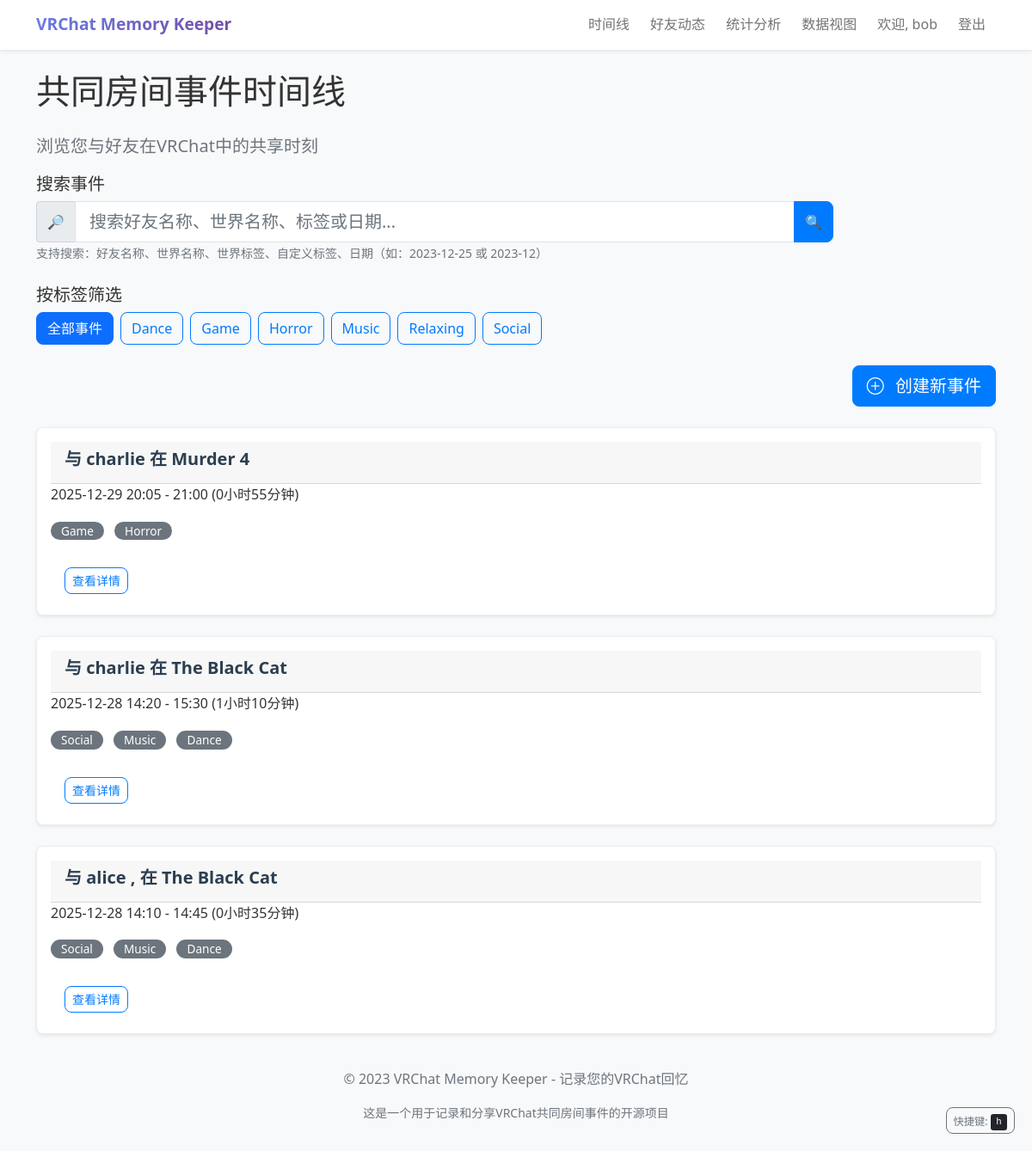
The app's page / (signed in) with its own data.
### app.py (models this page shows)
class User(UserMixin, db.Model):
    id = db.Column(db.Integer, primary_key=True)
    username = db.Column(db.String(80), unique=True, nullable=False)
    password_hash = db.Column(db.String(120), nullable=False)
    events = db.relationship('SharedEvent', backref='user', lazy=True)
    friends = db.relationship(
        'User',
        secondary='user_friends',
        primaryjoin='user_friends.c.user_id == User.id',
        secondaryjoin='user_friends.c.friend_id == User.id',
        backref=db.backref('friended_by', lazy='dynamic'),
        lazy='dynamic'
    )

class SharedEvent(db.Model):
    id = db.Column(db.Integer, primary_key=True)
    user_id = db.Column(db.Integer, db.ForeignKey('user.id'), nullable=False)
    world_id = db.Column(db.Integer, db.ForeignKey('world.id'), nullable=False)
    event_group_id = db.Column(
        db.Integer,
        db.ForeignKey('event_group.id'),
        nullable=True)  # 关联事件组
    friend_name = db.Column(db.String(80), nullable=False)
    start_time = db.Column(db.DateTime, nullable=False)
    end_time = db.Column(db.DateTime)
    duration = db.Column(db.Integer)  # 持续时间（秒）
    notes = db.Column(db.Text, nullable=True)  # 事件备注
    privacy = db.Column(db.String(20), default='public')
    custom_tags = db.relationship(
        'EventTag',
        backref='event',
        lazy=True,  # 懒加载
        cascade='all, delete-orphan'  # 级联删除
    )
    participants = db.relationship(
        'User',
        secondary='event_participants',
        backref=db.backref('participated_events', lazy='dynamic'),
        lazy='dynamic'
    )
    sync_hash = db.Column(db.String(100))  # 同步哈希，用于识别真正的共同事件
    sync_status = db.Column(db.String(20), default='pending')  # 同步状态：pending, syncing, synced
    last_synced_at = db.Column(db.DateTime)  # 最后同步时间
    sync_comments = db.relationship(
        'EventComment',
        backref='sync_event',
        primaryjoin='and_(SharedEvent.id == EventComment.event_id, EventComment.is_sync_comment == True)',
        lazy='dynamic'
    )

class World(db.Model):
    id = db.Column(db.Integer, primary_key=True)
    world_name = db.Column(db.String(200), nullable=False)
    world_id = db.Column(db.String(100), unique=True)
    tags = db.Column(db.Text)  # 以逗号分隔的标签字符串
    events = db.relationship('SharedEvent', backref='world', lazy=True)

### app.py (the view, shortened to what this page needs)
@app.route('/')
@login_required
def index():
    all_unique_tags = get_all_unique_tags()
    selected_tag = request.args.get('tag')
    from sqlalchemy import or_
    query = SharedEvent.query.filter(
        or_(
            SharedEvent.user_id == current_user.id,
            SharedEvent.participants.contains(current_user)
        )
    )
    filtered_query = filter_events_by_tag(query, selected_tag)
    search_query = request.args.get('search')
    start_date = None
    end_date = None
    if start_date:
        from datetime import datetime
        filtered_query = filtered_query.filter(
            SharedEvent.start_time >= start_date)
    if end_date:
        from datetime import timedelta
        end_datetime = end_date + timedelta(days=1)
        filtered_query = filtered_query.filter(
            SharedEvent.start_time < end_datetime)
    events = filtered_query.order_by(SharedEvent.start_time.desc()).all()
    return render_template(
        'index.html',
        events=events,
        all_tags=all_unique_tags,
        selected_tag=selected_tag,
        search_query=search_query
    )

### app.py (called while the page is built, shortened)
@login_manager.user_loader
def load_user(user_id):
    return User.query.get(int(user_id))

def get_all_unique_tags():
    world_tags = set()
    worlds = World.query.all()
    for world in worlds:
        if world.tags:
            for tag in world.tags.split(','):
                world_tags.add(tag.strip())
    event_tags = set()
    all_event_tags = EventTag.query.all()
    for tag in all_event_tags:
        event_tags.add(tag.tag_name)
    return sorted(list(world_tags.union(event_tags)))

def filter_events_by_tag(event_query, selected_tag):
    if not selected_tag:
        return event_query

@app.before_request
def before_request():
    global _db_initialized
    if not _db_initialized:
        init_db()
        _db_initialized = True

### templates/index.html (shortened to what this page needs)
{% extends 'base.html' %}
{% block content %}
    <header class="page-header" role="banner">
        <h1 class="mb-4">共同房间事件时间线</h1>
        <p class="lead text-muted">浏览您与好友在VRChat中的共享时刻</p>
    </header>
    <section class="search-section mb-4" role="search" aria-labelledby="search-heading">
        <h2 id="search-heading" class="h5">搜索事件</h2>
        <form method="GET" action="{{ url_for('index') }}" class="search-form" aria-label="事件搜索表单">
            <div class="row g-3">
                <div class="col-md-10">
                    <div class="input-group">
                        <span class="input-group-text">
                            <span aria-hidden="true">🔎</span>
                        </span>
                        <input type="text" class="form-control form-control-lg" name="search"
                               placeholder="搜索好友名称、世界名称、标签或日期..."
                               aria-describedby="search-help"
                               value="{{ search_query or '' }}"
                               autocomplete="off">
                        <button type="submit" class="btn btn-primary"
                                aria-label="执行搜索">
                            <span aria-hidden="true">🔍</span>
                        </button>
                    </div>
                    <small id="search-help" class="form-text text-muted">
                        支持搜索：好友名称、世界名称、世界标签、自定义标签、日期（如：2023-12-25 或 2023-12）
                    </small>
                </div>
            </div>
        </form>
    </section>
    <section class="tag-filter-section mb-4" role="region" aria-labelledby="filter-heading">
        <h2 id="filter-heading" class="h5">按标签筛选</h2>
        <div class="filter-controls" role="toolbar" aria-label="标签筛选工具">
            <div class="d-flex flex-wrap gap-2" role="list" aria-label="筛选标签列表">
                {% if selected_tag %}
                    <a href="{{ url_for('index') }}" class="btn btn-primary" role="button"
                           aria-label="显示全部事件" aria-pressed="false">
                            全部事件
                        </a>
                {% else %}
                    <a href="{{ url_for('index') }}" class="btn btn-outline-primary active" role="button"
                           aria-label="显示全部事件（当前选中）" aria-pressed="true">
                            全部事件
                        </a>
                {% endif %}
                {% if all_tags %}
                    {% for tag in all_tags %}
                        {% if selected_tag == tag %}
                            <a href="{{ url_for('index', tag=tag) }}" class="btn btn-primary" role="button"
                               aria-label="筛选标签：{{ tag }}（当前选中）" aria-pressed="true">
                                {{ tag }}
                            </a>
                        {% else %}
                            <a href="{{ url_for('index', tag=tag) }}" class="btn btn-outline-primary" role="button"
                               aria-label="筛选标签：{{ tag }}" aria-pressed="false">
                                {{ tag }}
                            </a>
                        {% endif %}
                    {% endfor %}
                {% else %}
                    <span class="text-muted" aria-live="polite">暂无可用标签</span>
                {% endif %}
            </div>
        </div>
    </section>
    <section class="actions-section mb-4" role="toolbar" aria-label="事件操作工具">
        <div class="d-flex justify-content-end gap-2">
            <button type="button"
               class="btn btn-primary btn-lg"
               data-bs-toggle="modal"
               data-bs-target="#createEventModal"
               aria-label="创建新事件">
                <i class="bi bi-plus-circle me-2"></i> 创建新事件
            </button>
        </div>
    </section>
    <section class="events-section" role="region" aria-labelledby="events-heading">
        {% if events %}
            <div class="row" role="list" aria-label="共同房间事件列表">
                {% for event in events %}
                    <div class="col-lg-12" role="listitem">
                        <article class="card event-card shadow-sm">
                            <div class="card-body">
                                <header class="card-header">
                                    <h3 class="card-title h5">
                                        {% if current_user.username == event.friend_name %}
                                            与
                                            {% for participant in event.participants %}
                                                {% if participant.username != current_user.username %}
                                                    <span class="friend-name">{{ participant.username }}</span>
                                                    {% if not loop.last %}, {% endif %}
                                                {% endif %}
                                            {% endfor %}
                                            在 <span class="world-name">{{ event.world.world_name }}</span>
                                        {% else %}
                                            与 <span class="friend-name">{{ event.friend_name }}</span>
                                            在 <span class="world-name">{{ event.world.world_name }}</span>
                                        {% endif %}
                                    </h3>
                                </header>
                                <div class="card-content">
                                    <p class="card-text event-time">
                                        <time datetime="{{ event.start_time.isoformat() }}">
                                            {{ event.start_time.strftime('%Y-%m-%d %H:%M') }}
                                        </time>
                                        -
                                        <time datetime="{{ event.end_time.isoformat() }}">
                                            {{ event.end_time.strftime('%H:%M') }}
                                        </time>
                                        <span class="duration">
                                            ({{ (event.duration // 3600) }}小时{{ (event.duration % 3600) // 60 }}分钟)
                                        </span>
                                    </p>
                                    {% if event.world.tags %}
                                        <div class="world-tags mb-2">
                                            {% for tag in event.world.tags.split(',') %}
                                                <span class="badge bg-secondary tag" aria-label="世界标签：{{ tag.strip() }}">
                                                    {{ tag.strip() }}
                                                </span>
                                            {% endfor %}
                                        </div>
                                    {% endif %}
                                </div>
                                <footer class="card-footer bg-transparent border-0 pt-3">
                                    <div class="d-flex gap-2" role="group" aria-label="事件操作">
                                        <a href="{{ url_for('event_detail', event_id=event.id) }}"
                                           class="btn btn-outline-primary btn-sm"
                                           aria-label="查看事件 {{ event.friend_name }} 在 {{ event.world.world_name }} 的详细信息">
                                            查看详情
                                        </a>
                                    </div>
                                </footer>
                            </div>
                        </article>
                    </div>
                {% endfor %}
            </div>
        {% endif %}
    </section>
{% endblock %}

### templates/base.html (shortened to what this page needs)
<!DOCTYPE html>
<html lang="zh-CN">
<head>
    <link href="https://cdn.jsdelivr.net/npm/bootstrap@5.1.3/dist/css/bootstrap.min.css" rel="stylesheet">
    <link href="https://cdn.jsdelivr.net/npm/bootstrap-icons@1.10.5/font/bootstrap-icons.css" rel="stylesheet">
    <link href="{{ url_for('static', filename='css/main.css') }}" rel="stylesheet">
</head>
<body>
    <header role="banner">
        <nav class="navbar navbar-expand-lg navbar-light bg-white shadow-sm" role="navigation" aria-label="主导航">
            <div class="container">
                <a class="navbar-brand" href="{{ url_for('index') }}" aria-label="VRChat记忆记录器首页">
                    VRChat Memory Keeper
                </a>
                <div class="collapse navbar-collapse" id="navbarNav">
                    <div class="navbar-nav ms-auto" role="menubar">
                        {% if current_user.is_authenticated %}
                            <a class="nav-link" href="{{ url_for('index') }}" role="menuitem" aria-label="查看时间线">
                                时间线
                            </a>
                            <a class="nav-link" href="{{ url_for('friends_feed') }}" role="menuitem" aria-label="查看好友动态">
                                好友动态
                            </a>
                            <a class="nav-link" href="{{ url_for('stats') }}" role="menuitem" aria-label="查看统计分析">
                                统计分析
                            </a>
                            <a class="nav-link" href="{{ url_for('visualization_page') }}" role="menuitem" aria-label="查看数据视图">
                                数据视图
                            </a>
                            <span class="nav-link" role="status" aria-label="当前用户">
                                欢迎, {{ current_user.username }}
                            </span>
                            <a class="nav-link" href="{{ url_for('logout') }}" role="menuitem" aria-label="退出登录">
                                登出
                            </a>
                        {% endif %}
                    </div>
                </div>
            </div>
        </nav>
    </header>
    <main class="main-content" role="main">
        <div class="container mt-4">
            {% block content %}{% endblock %}
        </div>
    </main>
    <footer class="footer mt-auto py-3 bg-light" role="contentinfo">
        <div class="container">
            <div class="text-center text-muted">
                <p>© 2023 VRChat Memory Keeper - 记录您的VRChat回忆</p>
                <p class="small">这是一个用于记录和分享VRChat共同房间事件的开源项目</p>
            </div>
        </div>
    </footer>
</body>
</html>

### static/css/main.css (style rules this page uses)
body { font-family: 'Segoe UI', Tahoma, Geneva, Verdana, sans-serif; background-color: #f8f9fa; color: #333; line-height: 1.6; }
.navbar { box-shadow: 0 2px 4px rgba(0,0,0,0.1); transition: all 0.3s ease; }
.navbar-brand { font-weight: 600; font-size: 1.2rem; background: linear-gradient(135deg, #667eea 0%, #764ba2 100%); -webkit-background-clip: text; -webkit-text-fill-color: transparent; background-clip: text; }
.navbar-nav .nav-link { position: relative; transition: all 0.3s ease; padding: 0.5rem 1rem; margin: 0 0.25rem; border-radius: 8px; }
.event-card { margin-bottom: 1.5rem; transition: transform 0.2s, box-shadow 0.2s; border-radius: 8px; overflow: hidden; }
.card-title { font-weight: 600; color: #2c3e50; margin-bottom: 0.5rem; }
.tag { margin-right: 0.5rem; margin-bottom: 0.5rem; border-radius: 12px; padding: 0.25rem 0.75rem; font-size: 0.85rem; font-weight: 500; }
.btn { border-radius: 8px; font-weight: 500; transition: all 0.2s; }
.btn-primary { background-color: #007bff; border-color: #007bff; }
.btn-outline-primary { border-color: #007bff; color: #007bff; }
.form-control { border-radius: 8px; border: 1px solid #dee2e6; transition: border-color 0.2s, box-shadow 0.2s; }
.card { border: 1px solid #e9ecef; border-radius: 8px; }
.event-card { animation: fadeIn 0.5s ease forwards; }
.event-card:nth-child(1) { animation-delay: 0.1s; }

### records on screen
User: username "bob"
SharedEvent: friend_name "charlie", world.world_name "Murder 4", start_time "2025-12-29 20:05", end_time "21:00", duration "0", (event.duration%3600)//60 "55", strip "Game" "Horror"
SharedEvent: friend_name "charlie", world.world_name "The Black Cat", start_time "2025-12-28 14:20", end_time "15:30", duration "1", (event.duration%3600)//60 "10", strip "Social" "Music" "Dance"
SharedEvent: world.world_name "The Black Cat", start_time "2025-12-28 14:10", end_time "14:45", duration "0", (event.duration%3600)//60 "35", strip "Social" "Music" "Dance"
User: username "alice"

### other values on screen
{{ tag }} "Dance" "Game" "Horror" "Music" "Relaxing" "Social"
